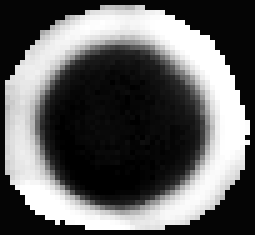
#> input picture Tracking/corrTrack/test_file/maski.tif, 51 x 47 px (shown 5 times larger); the run also reads 1 picture not shown here
$ jupyter execute --allow-errors corrTrack.ipynb   (shell and % lines are left out)
#> lines starting #> are read from the running program, lines starting #| are printed output that depends on the picture; after the words box and inside, x2 and y2 are one past the last pixel; in counts of white or black regions, pixels touching at a corner belong together
### Tracking/corrTrack/xcorr_funcs.py
import numpy as np
import matplotlib.pyplot as plt
from scipy.signal import medfilt2d, convolve2d, fftconvolve
from math import exp
import pdb

def normxcorr2(template, image, mode="full"):
    """
    Input arrays should be floating point numbers.
    :param template: N-D array, of template or filter you are using for cross-correlation.
    Must be less or equal dimensions to image.
    Length of each dimension must be less than length of image.
    :param image: N-D array
    :param mode: Options, "full", "valid", "same"
    full (Default): The output of fftconvolve is the full discrete linear convolution of the inputs.
    Output size will be image size + 1/2 template size in each dimension.
    valid: The output consists only of those elements that do not rely on the zero-padding.
    same: The output is the same size as image, centered with respect to the ‘full’ output.
    :return: N-D array of same dimensions as image. Size depends on mode parameter.
    """

    # If this happens, it is probably a mistake
    if np.ndim(template) > np.ndim(image) or \
            len([i for i in range(np.ndim(template)) if template.shape[i] > image.shape[i]]) > 0:
        print("normxcorr2: TEMPLATE larger than IMG. Arguments may be swapped.")

    template = template - np.mean(template)
    image = image - np.mean(image)

    a1 = np.ones(template.shape)
    # Faster to flip up down and left right then use fftconvolve instead of scipy's correlate
    ar = np.flipud(np.fliplr(template))
    out = fftconvolve(image, ar.conj(), mode=mode)

    image = fftconvolve(np.square(image), a1, mode=mode) - \
            np.square(fftconvolve(image, a1, mode=mode)) / (np.prod(template.shape))

    # Remove small machine precision errors after subtraction
    image[np.where(image < 0)] = 0

    template = np.sum(np.square(template))
    out = out / np.sqrt(image * template)

    # Remove any divisions by 0 or very close to 0
    out[np.where(np.logical_not(np.isfinite(out)))] = 0

    return -out

def matlab_style_gauss2D(shape=(3,3),sigma=0.5):
    """
    2D gaussian mask - should give the same result as MATLAB's
    fspecial('gaussian',[shape],[sigma])
    """
    m,n = [(ss-1.)/2. for ss in shape]
    y,x = np.ogrid[-m:m+1,-n:n+1]
    h = np.exp( -(x*x + y*y) / (2.*sigma*sigma) )
    h[ h < np.finfo(h.dtype).eps*h.max() ] = 0
    sumh = h.sum()
    if sumh != 0:
        h /= sumh
    return h

def FastPeakFind(data):
    if str(data.dtype) != 'float32':
        data = data.astype('float32')
    # [7 lines of commented-out code are left out]
    mf = medfilt2d(data, kernel_size=3)
    mf = mf.astype('float32')
    # plt.imshow(mf)
    # plt.title('Median filtered')

    # plt.subplot(2,2,3)
    thres = max(min(np.amax(mf,axis=0)), min(np.amax(mf,axis=1)))

    # pdb.set_trace()
    # bw = mf[1 if mf_ > thres for mf_ in mf]

    filt = matlab_style_gauss2D()
    conv = convolve2d(mf, filt, mode='same')
    w_idx = conv > thres
    bw = conv.copy()
    bw[w_idx] = 1
    bw[~w_idx] = 0
    thresholded = np.multiply(bw, conv)
    # plt.imshow(thresholded)
    # plt.title('Thresholded')
    edg = 3
    shape = data.shape
    idx = np.nonzero(thresholded[edg-1: shape[0]-edg-1, edg-1: shape[1]-edg-1])
    idx = np.transpose(idx)
    cent = []
    for xy in idx:
        x = xy[0]
        y = xy[1]
        if thresholded[x, y] >= thresholded[x-1, y-1] and \
            thresholded[x, y] > thresholded[x-1, y] and \
            thresholded[x, y] >= thresholded[x-1, y+1] and \
            thresholded[x, y] > thresholded[x, y-1] and \
            thresholded[x, y] > thresholded[x, y+1] and \
            thresholded[x, y] >= thresholded[x+1, y-1] and \
            thresholded[x, y] > thresholded[x+1, y] and \
            thresholded[x, y] >= thresholded[x+1, y+1]:
            cent.append(xy)
    # [5 lines of commented-out code are left out]
    cent = np.asarray(cent).transpose()
    return cent

def maxk(array, num_max):
    array = np.asarray(array)
    length = array.size
    array = array.reshape((1, length))
    idx = np.argsort(array)
    idx2 = np.flip(idx)
    return idx2[0, 0:num_max]

def gauss1(x,a,x0,sigma):
    return a*exp(-(x-x0)**2/(2*sigma**2))


# [6 lines that do not run on import are left out]

### Tracking/corrTrack/corrTrack.py
import numpy as np
from skimage import io
from scipy.optimize import curve_fit
from scipy.stats import norm
from mpl_toolkits.mplot3d import Axes3D  # noqa: F401 unused import
import matplotlib.pyplot as plt
from matplotlib import cm
from matplotlib.ticker import LinearLocator, FormatStrFormatter
from xcorr_funcs import normxcorr2, FastPeakFind, maxk, gauss1
from scipy import exp
import time
import pdb

def track_spheres(img, mask, num_particles):
    def gauss1(x,a,x0,sigma):
        return a*exp(-(x-x0)**2/(2*sigma**2))
    corr = normxcorr2(mask, img, mode='same')
    cent = FastPeakFind(corr)
    peaks = corr[cent[0], cent[1]]
    ind = maxk(peaks, num_particles)
    max_coor_tmp = cent[:, ind]
    max_coor = max_coor_tmp.astype('float32')
    pk_value = peaks[ind]
    for num in range(0, num_particles):
        x = max_coor_tmp[0, num]
        y = max_coor_tmp[1, num]
        fitx1 = np.asarray(range(x-7, x+8))
        fity1 = np.asarray(corr[range(x-7, x+8), y])
        popt, pcov = curve_fit(gauss1, fitx1, fity1, p0=[1, x, 3])
        max_coor[0, num] = popt[1]
        fitx2 = np.asarray(range(y-7, y+8))
        fity2 = np.asarray(corr[x, range(y-7, y+8)])
        popt,pcov = curve_fit(gauss1, fitx2, fity2, p0=[1, y, 3])
        max_coor[1, num] = popt[1]
    return max_coor, pk_value

# [22 lines that do not run on import are left out]

### mylib/corrLib.py
import numpy as np
import matplotlib.pyplot as plt
from myImageLib import dirrec, bpass
from miscLib import label_slope
from skimage import io, util
import os
import pandas as pd
import sys
import time
import pdb
from numpy.polynomial.polynomial import polyvander

# [145 lines left out: functions corrS, corrI, divide_windows, distance_corr, corrIseq, readseq and 1 more, not called in this run]

def match_hist(im1, im2):
    # match the histogram of im1 to that of im2
    return (abs(((im1 - im1.mean()) / im1.std() * im2.std() + im2.mean()))+1).astype('uint8')

# [68 lines left out: functions density_fluctuation, div_field, not called in this run]

def readdata(folder, ext='csv'):
    """
    Read data files with given extensions in a folder.

    Args:
    folder -- the folder to search in
    ext -- (optional) file extension of data files looked for, default to 'csv'

    Returns:
    fileList -- a DataFrame with columns 'Name' and 'Dir'

    Edit:
    11302020 -- reset the index of fileList, so that further trimming of data by index gets easier
    """
    dataDirs = dirrec(folder, '*.' + ext)
    nameList = []
    dirList = []
    for dataDir in dataDirs:
        path, file = os.path.split(dataDir)
        name, ext = os.path.splitext(file)
        nameList.append(name)
        dirList.append(dataDir)
    fileList = pd.DataFrame()
    fileList = fileList.assign(Name=nameList, Dir=dirList)
    fileList = fileList.sort_values(by=['Name']).reset_index(drop=True)
    return fileList

# [496 lines left out: functions df2, df2_, divide_stack, plot_gnf, vorticity, convection and 8 more, not called in this run]

# [3 lines that do not run on import are left out]

### mylib/myImageLib.py
import os
import numpy as np
from scipy import fftpack
from scipy.signal import medfilt2d, convolve2d, fftconvolve
from scipy.optimize import curve_fit
from scipy import exp
import pandas as pd
import sys
import psutil
from skimage import io
import time
import shutil
from nd2reader import ND2Reader
# %% codecell

def dirrec(path, filename):
    """
    Recursively look for all the directories of files with name <filename>.
    ---
    *args
        path ... the directory where you want to look for files.
        filename ... name of the files you want to look for.
    Return
        dirList ... a list of full directories of files with name <filename>
    Note
        <filename> can be partially specified, e.g. '*.py' to search for all the
        .py files or 'track*' to search for all files starting with 'track'.
    """
    dirList = []
    for r, d, f in os.walk(path):
        for dir in d:
            tmp = dirrec(dir, filename)
            if tmp:
                dirList.append(tmp)
        for file in f:
            if filename.startswith('*'):
                if file.endswith(filename[1:]):
                    dirList.append(os.path.join(r, file))
            elif filename.endswith('*'):
                if file.startswith(filename[:-1]):
                    dirList.append(os.path.join(r, file))
            elif file == filename:
                dirList.append(os.path.join(r, file))
    return dirList
# [141 lines left out: functions to8bit, bpass, bestcolor, wowcolor, matlab_style_gauss2D, FastPeakFind and 3 more, not called in this run]
def gauss1(x,a,x0,sigma,b):
    return a*exp(-(x-x0)**2/(2*sigma**2)) + b
# [42 lines left out: functions show_progress, readdata, not called in this run]

# %% codecell

class rawImage:
    """Implement raw image converting schemes."""
    def __init__(self, file_dir):
        self.file = file_dir
    # [124 lines left out: functions extract_tif, extract_raw, read_raw_image_info, extract_nd2, _disk_capacity_check, not called in this run]
# %% codecell

# [6 lines that do not run on import are left out]

### Tracking/corrTrack/corrTrack.ipynb
[cell 1]
import numpy as np
from skimage import io
from scipy.optimize import curve_fit
from scipy.stats import norm
from mpl_toolkits.mplot3d import Axes3D  # noqa: F401 unused import
import matplotlib.pyplot as plt
from matplotlib import cm
from matplotlib.ticker import LinearLocator, FormatStrFormatter
from xcorr_funcs import normxcorr2, FastPeakFind, maxk, gauss1
from corrTrack import track_spheres
from scipy import exp
from myImageLib import bpass
from scipy import signal
from xcorr_funcs import normxcorr2
import cv2
import os
from IPython.display import clear_output
from corrLib import readdata

## 1 An example of using corrTrack

[cell 2]
img = io.imread(os.path.join('test_file', 'video.tif'))
mask = io.imread(os.path.join('test_file', 'maski.tif'))
#> mask is the input picture: shape (47, 51); min 0, max 255, mean 96.3

#> (a cell that did not finish here is left out)

#> (a cell that did not finish here is left out)

[cell 5]
i1 = (255 - img[0]).astype('float32')
i2 = mask.astype('float32')

[cell 6]
# normalize
i1n = (i1 - i1.mean()) / i1.std()
i2n = (i2 - i2.mean()) / i2.std()

[cell 7]
corr = signal.convolve2d(i1n, i2n, mode='same')

[cell 8]
plt.imshow(corr, cmap='gray')
#> (this line was passed over: IPython is not available in this run)
plt.colorbar()
#> (this line was passed over: IPython is not available in this run)
plt.axis('off')
#> (this line was passed over: IPython is not available in this run)
# plt.savefig(r'E:\Github\PhD-thesis\Figs\A-2\corr-corr.pdf')

[cell 9]
num_images = img.shape[0]
#> num_images = 100
num_particles = 3
nTotal = 100
fid = open(os.path.join('test_file', 'xyt.dat'), 'w')
fid.write('X\tY\tframe\n')
#> (the rest of this cell did not finish here and is left out)

## 2 Double emulsion tracking

[cell 10]
# load the image for testing
img = io.imread(os.path.join('test_file', 'double_emulsion.tif'))
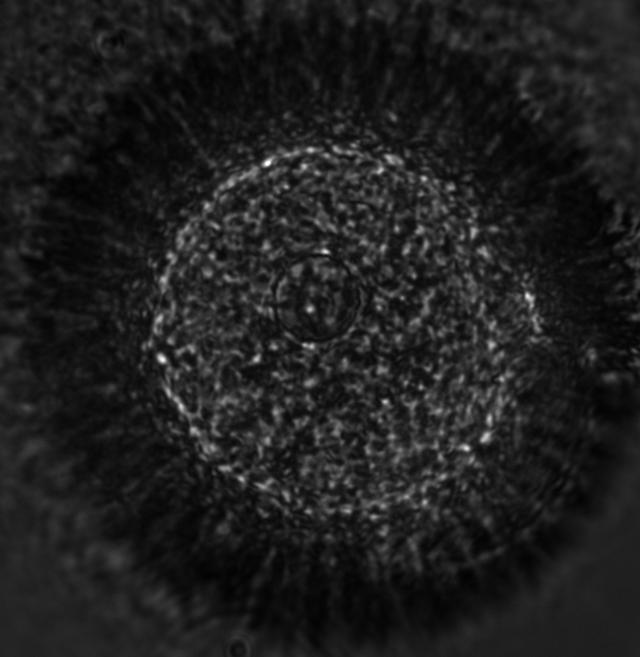
#> input picture Tracking/corrTrack/test_file/double_emulsion.tif, 640 x 657 px
#> img is the input picture: shape (657, 640); min 1, max 255, mean 30.9
plt.imshow(img, cmap='gray') # the goal is to locate the inner drop, which appears as a circle in black stroke
#> (this line was passed over: IPython is not available in this run)

[cell 11]
mask = io.imread(os.path.join('test_file', 'de-mask.tif'))
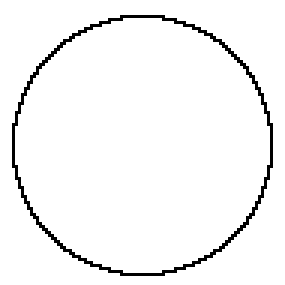
#> input picture Tracking/corrTrack/test_file/de-mask.tif, 95 x 95 px (shown 3 times larger)
#> mask: shape (95, 95); 96.2% white; black in thin lines or dots, all inside (x1, y1, x2, y2) = (4, 5, 91, 92)
maski = io.imread(os.path.join('test_file', 'de-maski.tif'))
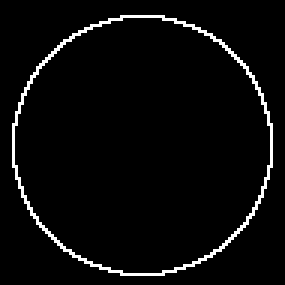
#> input picture Tracking/corrTrack/test_file/de-maski.tif, 95 x 95 px (shown 3 times larger)

#> (a cell that did not finish here is left out)

#> call 2 of normxcorr2, with mode = 'same'
#> in normxcorr2 (call 2), `ar = np.flipud(np.fliplr(template))`: ar: shape (95, 95) float64; values -9.72 (black) and 245.3 (white), 3.8% white in thin lines or dots, all inside (x1, y1, x2, y2) = (4, 3, 91, 90)
#> in normxcorr2 (call 2), `image = fftconvolve(np.square(image), a1, mode=mode) - \ np.square(fft..`:
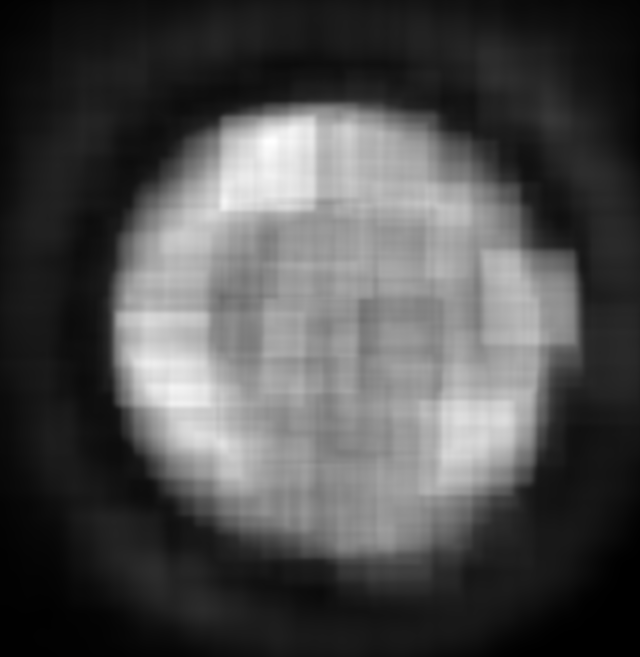
#> image: shape (657, 640) float64; min 2122.3, max 8239612.5, mean 2493767.8; drawn with min black and max white
#> in normxcorr2 (call 2), `template = np.sum(np.square(template))`: template = 21515990.8
#> in normxcorr2 (call 2), `return -out`:
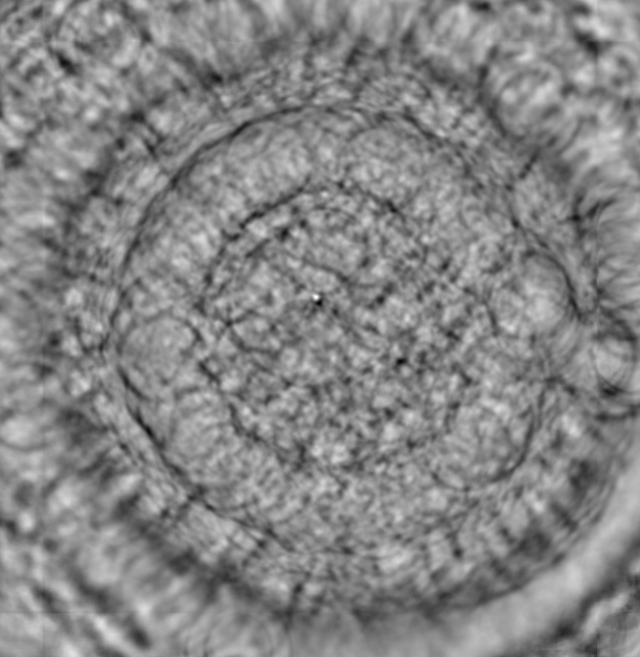
#> returned value: shape (657, 640) float64; min -0.148, max 0.133, mean -0.00136; drawn with min black and max white
#> in FastPeakFind (call 2), `thres = max(min(np.amax(mf,axis=0)), min(np.amax(mf,axis=1)))`: thres = 0.0489
#> in FastPeakFind (call 2), `w_idx = conv > thres`: w_idx: shape (657, 640) bool; 4.6% white; 326 white regions (137 under 20 px), largest, box (x1, y1, x2, y2) and area: (583, 472, 639, 564) 1042, (538, 561, 585, 602) 839, (579, 128, 622, 164) 784
#> in FastPeakFind (call 2), `bw[w_idx] = 1`:
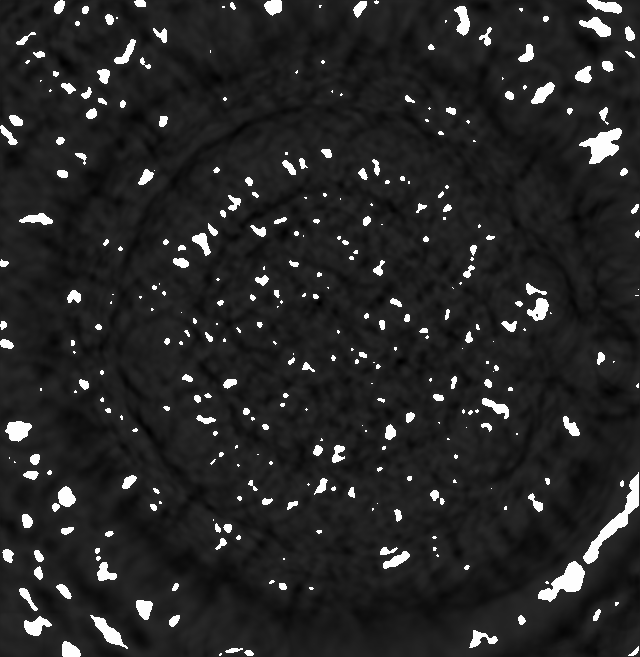
#> bw: shape (657, 640) float64; min -0.133, max 1, mean 0.0421; drawn with min black and max white
#> in FastPeakFind (call 2), `thresholded = np.multiply(bw, conv)`:
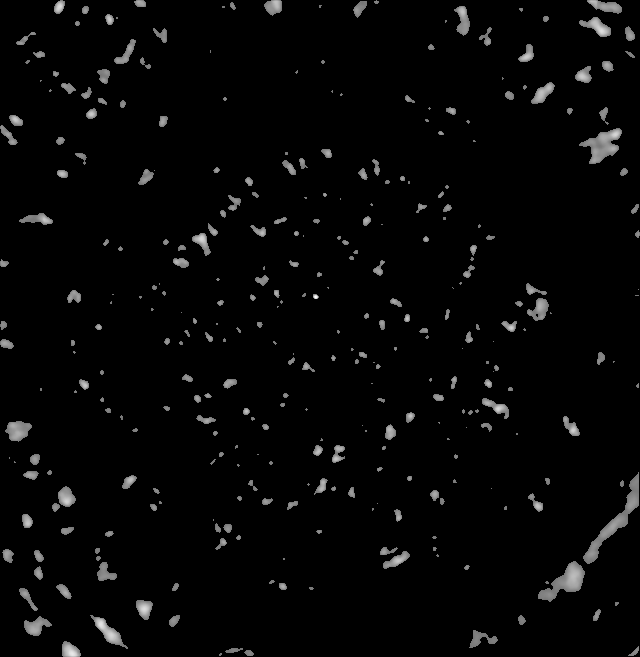
#> thresholded: shape (657, 640) float64; min 0, max 0.106, mean 0.00271; drawn with min black and max white
#> in FastPeakFind (call 2), `idx = np.nonzero(thresholded[edg-1: shape[0]-edg-1, edg-1: shape[1]-ed..`: idx = 18963 positions, rows 0 to 650, columns 0 to 633
#> in FastPeakFind (call 2), `idx = np.transpose(idx)`: idx = 18963 pairs, first value 0 to 650, second value 0 to 633
#> the loop in FastPeakFind (call 2), `for xy in idx:` made 18963 passes
#> (x, y) on passes 1 to 3: (0, 55), (0, 56), (0, 57)
#> after the loop in FastPeakFind (call 2), `for xy in idx:`: cent = 196 pairs, first value 1 to 641, second value 1 to 631
#> the loop in track_spheres, `for num in range(0, num_particles):` made 1 pass
#> (x, y) on pass 1: (296, 315)

[cell 13]
plt.imshow(img, cmap='gray')
#> (this line was passed over: IPython is not available in this run)
#> (the rest of this cell did not finish here and is left out)

### 2.1 Test with an image set

[cell 14]
maski = io.imread(os.path.join('test_file', 'de-maski.tif'))
x = []
y = []
l = readdata('/home/zhengyang/data/DE/07082021/1000-400-100-testset', 'tif')
for num, i in l.iterrows():
    print("Processing {}".format(i.Name))
    clear_output(wait=True)
    img = io.imread(i.Dir)
    max_coor, pk_value = track_spheres(img, mask, 1)
    x.append(max_coor[1])
    y.append(max_coor[0])

#> (a cell that did not finish here is left out)

**Comment:** corrTrack method produces significant error when applying on double emulsion system. Better image/tracking method is needed.

### 2.2 Test bright-field images

[cell 16]
# load the image for testing
img = io.imread(os.path.join('test_file', 'bf-de-mask', 'sample.tif'))
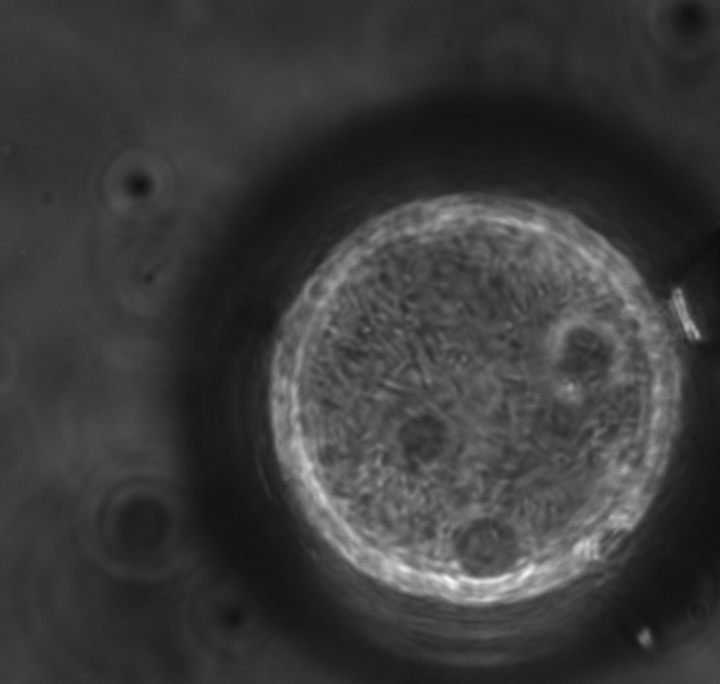
#> input picture Tracking/corrTrack/test_file/bf-de-mask/sample.tif, 720 x 684 px
#> img is the input picture: shape (684, 720) uint16; min 3764, max 63221, mean 15240.5
plt.imshow(img, cmap='gray') # the goal is to locate the inner drop, which appears as a circle in black stroke
#> (this line was passed over: IPython is not available in this run)

[cell 17]
# test 3 masks
masks = {}
#> (the rest of this cell did not finish here and is left out)

#> (a cell that did not finish here is left out)

[cell 19]
# crop the image, only include the outer drop
imgc = img[200:600, 250:700]
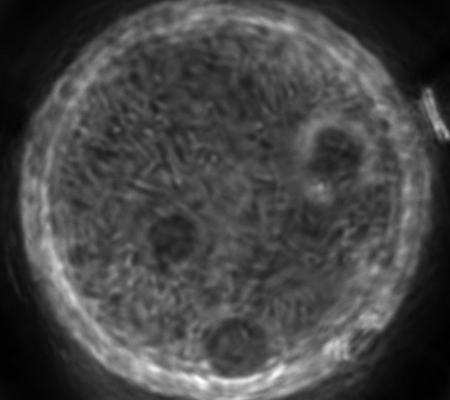
#> imgc: shape (400, 450) uint16; min 4736, max 63221, mean 20800.6; drawn with min black and max white
plt.imshow(imgc, cmap='gray')
#> (this line was passed over: IPython is not available in this run)

[cell 20]
fig, ax = plt.subplots(ncols=3, nrows=1)
for axis, kw in zip(ax, masks):
    max_coor, pk_value = track_spheres(imgc, masks[kw], 3)
    axis.imshow(imgc, cmap='gray')
    axis.plot(max_coor[1], max_coor[0],
             marker='o', ls='', mfc=(0,0,0,0), mec='red', markersize=10, mew=1.5)

**Comment:** this method is not ideal for detecting droplets.

## A1 A trial of multi-mask corrTrack

[cell 21]
img = io.imread(r'R:\Dip\DNA_chain\fluorescent\bad_images\bad_images0010.tif')
bp = bpass(img, 3, 100)

[cell 22]
cv2.imwrite(r'R:\Dip\DNA_chain\fluorescent\bad_images\bp.tif', bp)

[cell 23]
max_coor, pk_value = track_spheres(img, np.invert(mask), 15)

[cell 24]
max_coor

[cell 25]
plt.imshow(img, cmap='gray')
plt.scatter(max_coor[1, :], max_coor[0, :])

[cell 26]
mask = io.imread(r'R:\Dip\DNA_chain\fluorescent\bad_images\bp-mask.tif')
max_coor, pk_value = track_spheres(bp, np.invert(mask), 4)
plt.imshow(img, cmap='gray')
plt.scatter(max_coor[1, :], max_coor[0, :])

[cell 27]
mask2 = io.imread(r'R:\Dip\DNA_chain\fluorescent\bad_images\bp-mask-2.tif')
max_coor2, pk_value2 = track_spheres(bp, np.invert(mask2), 23)
plt.imshow(img, cmap='gray')
plt.scatter(max_coor2[1, :], max_coor2[0, :])

[cell 28]
mask3 = io.imread(r'R:\Dip\DNA_chain\fluorescent\bad_images\bp-mask-3.tif')
max_coor3, pk_value3 = track_spheres(bp, np.invert(mask3), 5)
plt.imshow(img, cmap='gray')
plt.scatter(max_coor3[1, :], max_coor3[0, :])

[cell 29]
corr = normxcorr2(np.invert(mask3), img, mode='same')
plt.imshow(bp, cmap='gray')

[cell 30]
max_coor, pk_value = track_spheres(bp, np.invert(mask3), 10)
plt.scatter(max_coor[1, :], max_coor[0, :], c=(0,0,0,0), edgecolors='green')
